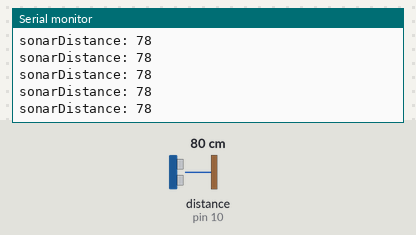
This sketch was run on a simulated Arduino Uno, built with avr-gcc and run on an emulated ATmega328P. Shown: the last lines printed to the serial monitor. Wiring (inferred from the names in the program): ultrasonic range finder: trigger pin 11; echo pin 10. Inputs (shaded band) come from the test bench; at power-on: distance to the obstacle (sensor on pin 10) 80 cm. The echo pulse lasts 58.3 µs per cm.

Above: at 1.2 s.
1.3 s: distance to the obstacle (sensor on pin 10) set to 2 cm
At 2.1 s:
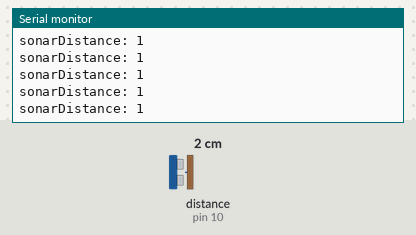
4.3 s: distance to the obstacle (sensor on pin 10) set to 18 cm
At 4.9 s:
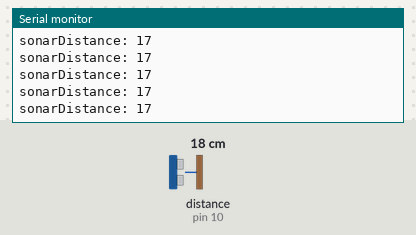
7.3 s: distance to the obstacle (sensor on pin 10) set to 4 cm
At 8.1 s:
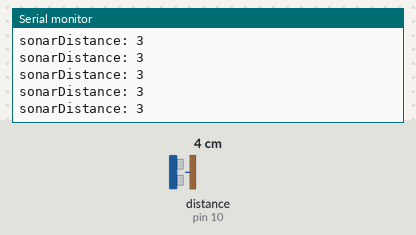
10.3 s: distance to the obstacle (sensor on pin 10) set to 35 cm
At 11.3 s:
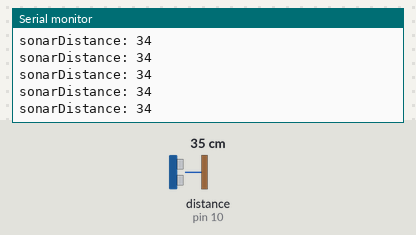
13.3 s: distance to the obstacle (sensor on pin 10) set to 120 cm
At 14.1 s:
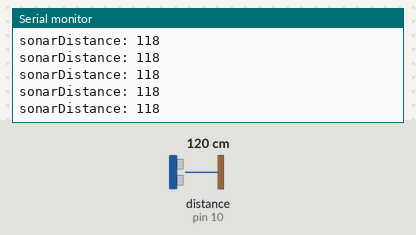
19.3 s: distance to the obstacle (sensor on pin 10) set to 9 cm
At 19.8 s:
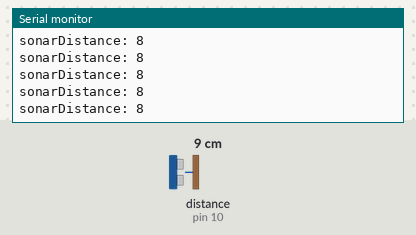
Timing chart, 0 to 22.3 s (numbered marks = the images above; inputs shaded):
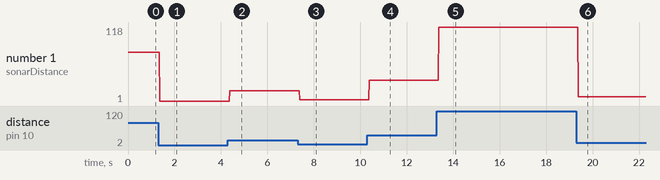

Measured:
- after the input at 1.3 s, the serial monitor: prints a new line after 0.07 s (image 1)
- after the input at 4.3 s, the serial monitor: prints a new line after 0.08 s (image 2)
- after the input at 7.3 s, the serial monitor: prints a new line after 0.09 s (image 3)
- after the input at 10.3 s, the serial monitor: prints a new line after 0.08 s (image 4)
- after the input at 13.3 s, the serial monitor: prints a new line after 0.08 s (image 5)
- after the input at 19.3 s, the serial monitor: prints a new line after 0.08 s (image 6)
- plotted number 1: 78 → 1 after the input at 1.3 s, 1 → 17 after the input at 4.3 s, 17 → 3 after the input at 7.3 s, 3 → 34 after the input at 10.3 s, 34 → 118 after the input at 13.3 s

The sketch:

Ultrasonic_Sensor_HC-SR04.ino
```cpp
/*
* Ultrasonic Sensor HC-SR04 and Arduino Tutorial
*
* by Dejan Nedelkovski,
* www.HowToMechatronics.com
*
*/
// defines pins numbers
const int trigPin = 11;
const int echoPin = 10;
// defines variables
long sonarDuration;
int sonarDistance;
void setup() {
pinMode(trigPin, OUTPUT); // Sets the trigPin as an Output
pinMode(echoPin, INPUT); // Sets the echoPin as an Input
Serial.begin(9600); // Starts the serial communication
}
void loop() {

digitalWrite(trigPin, LOW);       // Clears the trigPin
delayMicroseconds(2);
digitalWrite(trigPin, HIGH);      // Sets the trigPin on HIGH state for 10 micro seconds
delayMicroseconds(10);
digitalWrite(trigPin, LOW);
sonarDuration = pulseIn(echoPin, HIGH); // Reads the echoPin, returns the sound wave travel time in microseconds

sonarDistance= sonarDuration*0.034/2;   // Calculating the sonarDistance

Serial.print("sonarDistance: ");        // Prints the sonarDistance on the Serial Monitor
Serial.println(sonarDistance);
}
```
